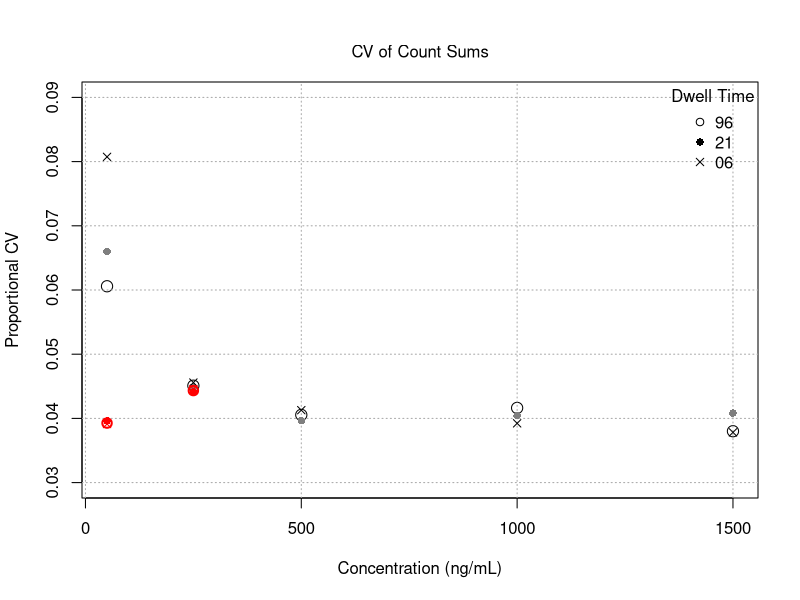

Write the R code that produced this figure.
# Dwell Time CV vs Concentration.R
#   User functions called: none
# Author: Fred Lytle
# Last edit: 11/04/2022
rm(list=ls())

#   Data from ..\Flow Injection\Flow Injection Count Sum Performance.docx
#     Table 1 columns 3 & 6
conc <- c(50,250,500,1000,1500)
mean96 <- c(624.3,3490,5796,11159,17057)
mean21 <- c(448.8,2891,4946,9644,14417)
mean06 <- c(267.6,1975,3434,6718,10021)
obsNoise96 <- c(45.33,168.1,247.0,476.4,661.2)
obsNoise21 <- c(36.42,140.5,208.4,402.2,600.8)
obsNoise06 <- c(27.10,100.4,153.4,276.0,392.0)
conNoise <- 300
# these values were optimized to agree with the drop in covariance
#   in manuscript Table 7.  
conNoise96 <- conNoise*0.096
conNoise21 <- conNoise*0.079
conNoise06 <- conNoise*0.063
proNoise96All <- sqrt(obsNoise96^2-mean96-conNoise96^2)
proNoise21All <- sqrt(obsNoise21^2-mean21-conNoise21^2)
proNoise06All <- sqrt(obsNoise06^2-mean06-conNoise06^2)
proNoise96 <- sqrt(obsNoise96^2-mean96)
proNoise21 <- sqrt(obsNoise21^2-mean21)
proNoise06 <- sqrt(obsNoise06^2-mean06)
cv96All <- proNoise96All/mean96
cv21All <- proNoise21All/mean21
cv06All <- proNoise06All/mean06
cv96 <- proNoise96/mean96
cv21 <- proNoise21/mean21
cv06 <- proNoise06/mean06

plot(conc,cv96,ylim=c(0.03,0.09),cex=1.5,
     xlab='Concentration (ng/mL)',ylab='Proportional CV',
     main='\nCV of Count Sums',font.main=1,cex.main=1)
grid(col='darkgray')
points(conc,cv21,pch=16,col='gray50')
points(conc,cv06,pch=4)
points(conc[1:2],cv96All[1:2],pch=1,lwd=2,cex=1.25,col='red')
points(conc[1:2],cv21All[1:2],pch=16,col='red')
points(conc[1:2],cv06All[1:2],pch=4,col='red')
legend('topright',title='Dwell Time',c('96','21','06'),pch=c(1,16,4),bty='n')

# publication figure
if(FALSE){
  pdf(file.path("manuscript", "figures", "figure_03.pdf"),
      width = 6.5, height=5)
  constRatio <- round(c(conNoise96,conNoise21,conNoise06)/conNoise96,3)
  cat('\nConstant Noise Counts =',c(conNoise96,conNoise21,conNoise06))
  cat('\nConst Ratio =',constRatio)
  cat('\nCV Line is at',round(mean(cv21All[3:5]),4))
  cat('\ncv96 circle, cv21 square, cv06 triangle')
  cat('\nCV after subtraction, plus sign')
  par(mar=c(5,4,2,2)+0.1)# reduce upper margin
  {
    plot(conc,cv96,ylim=c(0.03,0.085),cex=1.5,lwd=1,pch=1,
       xlab='Concentration (ng/mL)',ylab='Coefficient of Variation')
    grid(col='gray10')
    points(conc,cv21,pch=16)
    points(conc,cv06,pch=2)
    points(conc[1:2],cv96All[1:2],pch=3,lwd=2,cex=1.25)
    abline(h=mean(cv21[3:5]),lty=1)
  }
  par(mar=c(5,4,4,2)+0.1)# restore upper margin
  dev.off()
}
